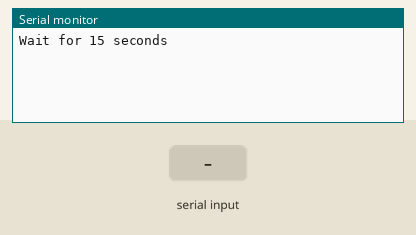
Bench run of a sketch on a simulated ESP32. Parts: the last lines printed to the serial monitor. The inputs (shaded band) are chosen by the test bench. The modem accepts every AT command (registered, SIM ready, sends succeed) and sends nothing else.

Above: at 18.0 s.
18.1 s: "AT+\n" received over the second serial link
At 21.3 s:
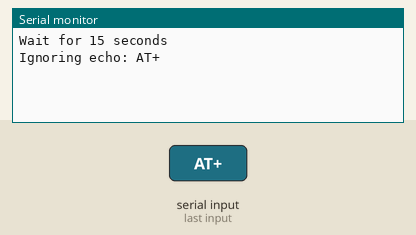
21.7 s: "+HTTPACTION:\n" received over the second serial link
24.0 s: "+HTTPREAD:\n" received over the second serial link
25.5 s: ":\n" received over the second serial link
At 26.3 s:
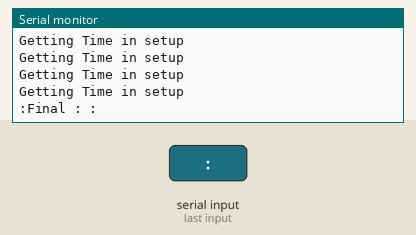

Measured:
- after the input at 18.1 s, the serial monitor: prints a new line after 2.4 s (image 1)
- after the input at 25.5 s, the serial monitor: prints a new line at once (image 2)

The sketch:

rfid_v2_esp_gprs_unix_simplified.ino
```cpp
#include <HardwareSerial.h>
HardwareSerial GSM(1); //TXD1 and RXD1 is used

enum _parseState {
  PS_DETECT_MSG_TYPE,

  PS_IGNORING_COMMAND_ECHO,

  PS_HTTPACTION_TYPE,
  PS_HTTPACTION_RESULT,
  PS_HTTPACTION_LENGTH,

  PS_HTTPREAD_LENGTH,
  PS_HTTPREAD_CONTENT
};

byte parseState = PS_DETECT_MSG_TYPE;
char buffer[80];
byte pos = 0;

int contentLength = 0;
String concatenatedString = "";

void resetBuffer() {
  memset(buffer, 0, sizeof(buffer));
  pos = 0;
}

void sendGSM(const char* msg, int waitMs = 500) {
  GSM.println(msg);
  delay(waitMs);
  while(GSM.available()) {
    parseATText(GSM.read());
  }
}

void setup()
{
  Serial.begin(9600);
  Serial.println("Wait for 15 seconds");
  delay(15000);
  // GSM.begin(9600);
  GSM.begin(115200, SERIAL_8N1, 27, 14); //27-rx of esp, 14-tx of esp
  delay(2000);
  sendGSM("AT+SAPBR=3,1,\"APN\",\"portalnmms\"");
  // sendGSM("AT+SAPBR=0,1",3000);
  sendGSM("AT+SAPBR=1,1",3000);
  sendGSM("AT+HTTPINIT");
  sendGSM("AT+HTTPPARA=\"CID\",1");
  sendGSM("AT+HTTPPARA=\"URL\",\"http://smartamshu.000webhostapp.com/get_unixtime.php\"");
  sendGSM("AT+HTTPACTION=0");
  while(concatenatedString==""){
    Serial.println("Getting Time in setup");
    while(GSM.available()) {
      parseATText(GSM.read());
    }
  }
}

void loop()
{
  if(concatenatedString!=""){
    Serial.println("Final : "+concatenatedString);
  }
  else{
    Serial.println("Getting Time in loop");
    while(GSM.available()) {
      parseATText(GSM.read());
    }
  }
  delay(5000);
}

void parseATText(byte b) {

  buffer[pos++] = b;

  if ( pos >= sizeof(buffer) )
    resetBuffer(); // just to be safe

  /*
   // Detailed debugging
   Serial.println();
   Serial.print("state = ");
   Serial.println(state);
   Serial.print("b = ");
   Serial.println(b);
   Serial.print("pos = ");
   Serial.println(pos);
   Serial.print("buffer = ");
   Serial.println(buffer);*/

  switch (parseState) {
  case PS_DETECT_MSG_TYPE:
    {
      if ( b == '\n' )
        resetBuffer();
      else {
        if ( pos == 3 && strcmp(buffer, "AT+") == 0 ) {
          parseState = PS_IGNORING_COMMAND_ECHO;
        }
        else if ( b == ':' ) {
          //Serial.print("Checking message type: ");
          //Serial.println(buffer);

          if ( strcmp(buffer, "+HTTPACTION:") == 0 ) {
            Serial.println("Received HTTPACTION");
            parseState = PS_HTTPACTION_TYPE;
          }
          else if ( strcmp(buffer, "+HTTPREAD:") == 0 ) {
            Serial.println("Received HTTPREAD");
            parseState = PS_HTTPREAD_LENGTH;
          }
          resetBuffer();
        }
      }
    }
    break;

  case PS_IGNORING_COMMAND_ECHO:
    {
      if ( b == '\n' ) {
        Serial.print("Ignoring echo: ");
        Serial.println(buffer);
        parseState = PS_DETECT_MSG_TYPE;
        resetBuffer();
      }
    }
    break;

  case PS_HTTPACTION_TYPE:
    {
      if ( b == ',' ) {
        Serial.print("HTTPACTION type is ");
        Serial.println(buffer);
        parseState = PS_HTTPACTION_RESULT;
        resetBuffer();
      }
    }
    break;

  case PS_HTTPACTION_RESULT:
    {
      if ( b == ',' ) {
        Serial.print("HTTPACTION result is ");
        Serial.println(buffer);
        parseState = PS_HTTPACTION_LENGTH;
        resetBuffer();
      }
    }
    break;

  case PS_HTTPACTION_LENGTH:
    {
      if ( b == '\n' ) {
        Serial.print("HTTPACTION length is ");
        Serial.println(buffer);

        // now request content
        GSM.print("AT+HTTPREAD=0,");
        GSM.println(buffer);

        parseState = PS_DETECT_MSG_TYPE;
        resetBuffer();
      }
    }
    break;

  case PS_HTTPREAD_LENGTH:
    {
      if ( b == '\n' ) {
        contentLength = atoi(buffer);
        Serial.print("HTTPREAD length is ");
        Serial.println(contentLength);

        Serial.print("HTTPREAD content: ");

        parseState = PS_HTTPREAD_CONTENT;
        resetBuffer();
      }
    }
    break;

  case PS_HTTPREAD_CONTENT:
    {
      // for this demo I'm just showing the content bytes in the serial monitor
      Serial.write(b);
      concatenatedString += char(b);
      contentLength--;

      if ( contentLength <= 0 ) {

        // all content bytes have now been read

        parseState = PS_DETECT_MSG_TYPE;
        resetBuffer();
      }
    }
    break;
  }
}


// // #include <SoftwareSerial.h>
// // SoftwareSerial GSM(7, 8); // RX, TX
// #include <HardwareSerial.h>
// HardwareSerial GSM(1); //TXD1 and RXD1 is used

// enum _parseState {
//   PS_DETECT_MSG_TYPE,

//   PS_IGNORING_COMMAND_ECHO,

//   PS_HTTPACTION_TYPE,
//   PS_HTTPACTION_RESULT,
//   PS_HTTPACTION_LENGTH,

//   PS_HTTPREAD_LENGTH,
//   PS_HTTPREAD_CONTENT
// };

// enum _actionState {
//   AS_IDLE,
//   AS_WAITING_FOR_RESPONSE
// };

// byte actionState = AS_IDLE;
// unsigned long lastActionTime = 0;

// byte parseState = PS_DETECT_MSG_TYPE;
// char buffer[80];
// byte pos = 0;

// int contentLength = 0;
// String concatenatedString = "";


// void resetBuffer() {
//   memset(buffer, 0, sizeof(buffer));
//   pos = 0;
// }

// void sendGSM(const char* msg, int waitMs = 500) {
//   GSM.println(msg);
//   while(GSM.available()) {
//     parseATText(GSM.read());
//   }
//   delay(waitMs);
// }

// void setup()
// {
//   Serial.begin(9600);
//   Serial.println("Wait for 15 seconds");
//   delay(15000);
//   // GSM.begin(9600);
//   GSM.begin(115200, SERIAL_8N1, 27, 14); //27-rx of esp, 14-tx of esp

//   delay(2000);
//   sendGSM("AT+SAPBR=3,1,\"APN\",\"portalnmms\"");
//   sendGSM("AT+SAPBR=1,1",3000);
//   sendGSM("AT+HTTPINIT");
//   sendGSM("AT+HTTPPARA=\"CID\",1");
//   sendGSM("AT+HTTPPARA=\"URL\",\"http://smartamshu.000webhostapp.com/get_unixtime.php\"");
// }

// void loop()
// {
//   unsigned long now = millis();
//   concatenatedString = "";
//   if ( actionState == AS_IDLE ) {
//     if ( now > lastActionTime + 5000 ) {
//       sendGSM("AT+HTTPACTION=0");
//       lastActionTime = now;
//       actionState = AS_WAITING_FOR_RESPONSE;
//       Serial.println("Final :"+concatenatedString);
//     }
//   }

//   while(GSM.available()) {
//     lastActionTime = now;
//     parseATText(GSM.read());
//   }
// }

// void parseATText(byte b) {

//   buffer[pos++] = b;

//   if ( pos >= sizeof(buffer) )
//     resetBuffer(); // just to be safe

//   /*
//    // Detailed debugging
//    Serial.println();
//    Serial.print("state = ");
//    Serial.println(state);
//    Serial.print("b = ");
//    Serial.println(b);
//    Serial.print("pos = ");
//    Serial.println(pos);
//    Serial.print("buffer = ");
//    Serial.println(buffer);*/

//   switch (parseState) {
//   case PS_DETECT_MSG_TYPE:
//     {
//       if ( b == '\n' )
//         resetBuffer();
//       else {
//         if ( pos == 3 && strcmp(buffer, "AT+") == 0 ) {
//           parseState = PS_IGNORING_COMMAND_ECHO;
//         }
//         else if ( b == ':' ) {
//           //Serial.print("Checking message type: ");
//           //Serial.println(buffer);

//           if ( strcmp(buffer, "+HTTPACTION:") == 0 ) {
//             // Serial.println("Received HTTPACTION");
//             parseState = PS_HTTPACTION_TYPE;
//           }
//           else if ( strcmp(buffer, "+HTTPREAD:") == 0 ) {
//             // Serial.println("Received HTTPREAD");
//             parseState = PS_HTTPREAD_LENGTH;
//           }
//           resetBuffer();
//         }
//       }
//     }
//     break;

//   case PS_IGNORING_COMMAND_ECHO:
//     {
//       if ( b == '\n' ) {
//         Serial.print("Ignoring echo: ");
//         Serial.println(buffer);
//         parseState = PS_DETECT_MSG_TYPE;
//         resetBuffer();
//       }
//     }
//     break;

//   case PS_HTTPACTION_TYPE:
//     {
//       if ( b == ',' ) {
//         // Serial.print("HTTPACTION type is ");
//         // Serial.println(buffer);
//         parseState = PS_HTTPACTION_RESULT;
//         resetBuffer();
//       }
//     }
//     break;

//   case PS_HTTPACTION_RESULT:
//     {
//       if ( b == ',' ) {
//         // Serial.print("HTTPACTION result is ");
//         // Serial.println(buffer);
//         parseState = PS_HTTPACTION_LENGTH;
//         resetBuffer();
//       }
//     }
//     break;

//   case PS_HTTPACTION_LENGTH:
//     {
//       if ( b == '\n' ) {
//         // Serial.print("HTTPACTION length is ");
//         // Serial.println(buffer);

//         // now request content
//         GSM.print("AT+HTTPREAD=0,");
//         GSM.println(buffer);

//         parseState = PS_DETECT_MSG_TYPE;
//         resetBuffer();
//       }
//     }
//     break;

//   case PS_HTTPREAD_LENGTH:
//     {
//       if ( b == '\n' ) {
//         contentLength = atoi(buffer);
//         // Serial.print("HTTPREAD length is ");
//         // Serial.println(contentLength);

//         Serial.print("HTTPREAD content: ");

//         parseState = PS_HTTPREAD_CONTENT;
//         resetBuffer();
//       }
//     }
//     break;

//   case PS_HTTPREAD_CONTENT:
//     {
//       // for this demo I'm just showing the content bytes in the serial monitor
//       Serial.write(b);
//       concatenatedString += char(b);

//       contentLength--;

//       if ( contentLength <= 0 ) {

//         // all content bytes have now been read

//         parseState = PS_DETECT_MSG_TYPE;
//         resetBuffer();

//         Serial.print("\n\n\n");

//         actionState = AS_IDLE;
//       }
//     }
//     break;
//   }
// }
```
